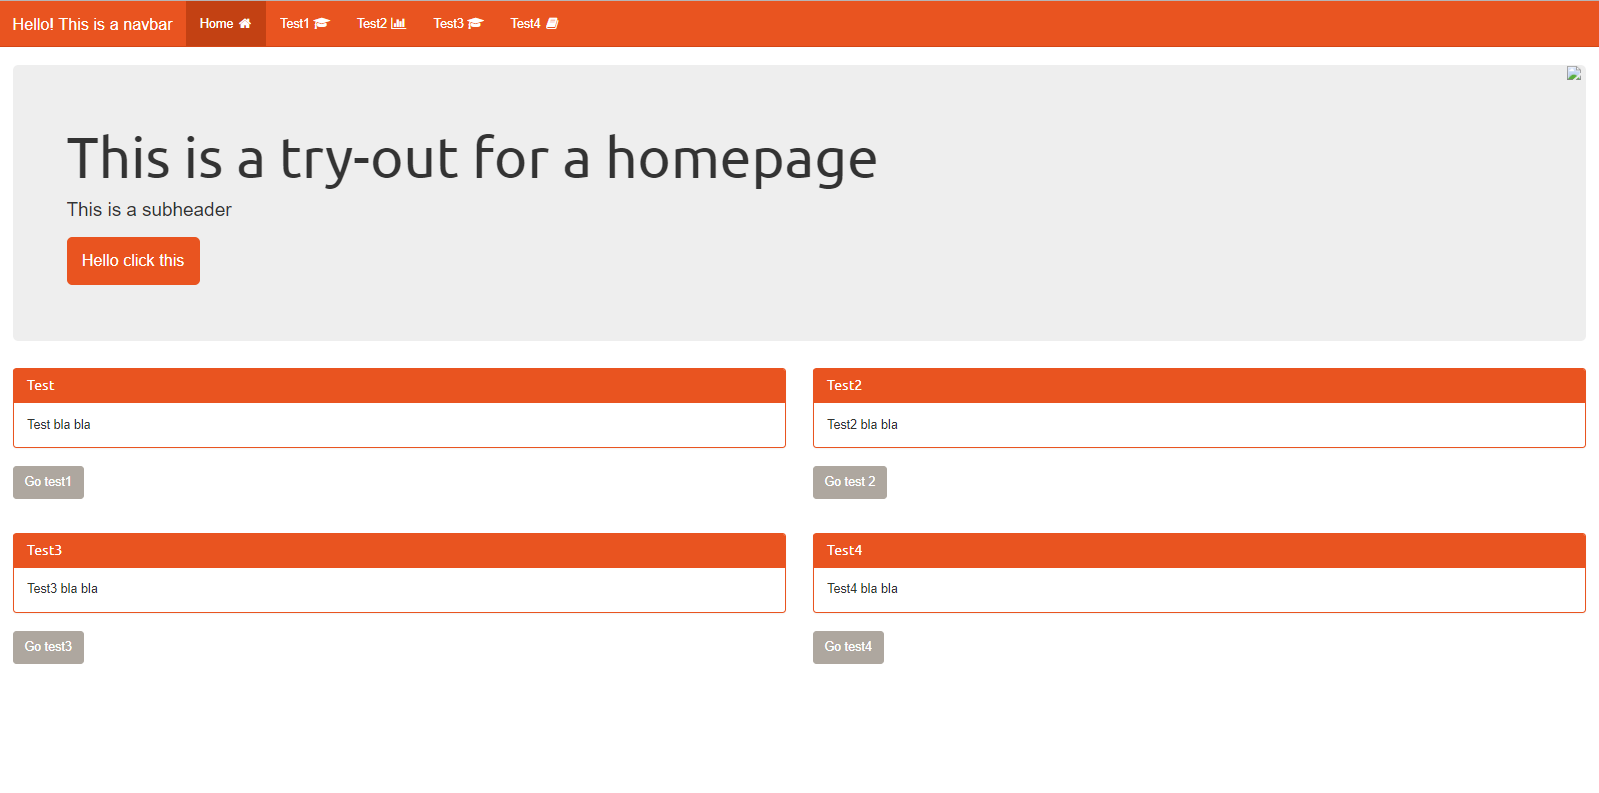

Reproduce this figure in R.
# Load neccesary packages -----------------------------------------------------------

if(!"shiny" %in% installed.packages()) 
{ 
    install.packages("shiny") 
}
library(shiny)

if(!"shinyjs" %in% installed.packages()) 
{ 
    install.packages("shinyjs") 
}
library(shinyjs)

if(!"ggplot2" %in% installed.packages()) 
{ 
    install.packages("ggplot2") 
}
library(ggplot2)

if(!"xlsx" %in% installed.packages()) 
{ 
    install.packages("xlsx") 
}
library(xlsx)

if(!"shinythemes" %in% installed.packages()) 
{ 
    install.packages("shinythemes") 
}
library(shinythemes)

if(!"gridExtra" %in% installed.packages()) 
{ 
    install.packages("gridExtra") 
}
library(gridExtra)

if(!"shinyLP" %in% installed.packages()) 
{ 
    install.packages("shinyLP") 
}
library(shinyLP)

if(!"markdown" %in% installed.packages()) 
{ 
    install.packages("markdown") 
}
library(markdown)

if(!"shinyBS" %in% installed.packages()) 
{ 
    install.packages("shinyBS") 
}
library(shinyBS)

if(!"shinydashboard" %in% installed.packages()) 
{ 
    install.packages("shinydashboard") 
}
library(shinydashboard)

if(!"shinycssloaders" %in% installed.packages()) 
{ 
    install.packages("shinycssloaders") 
}
library(shinycssloaders)

# Define UI ---------------------------------------------------------------

ui <- navbarPage(id = "navbar", title = "Hello! This is a navbar",
                 theme = shinytheme("united"),
                 
                 tabPanel(id = "home", title = "Home", icon = icon("home"),
                          
                          tags$head(tags$style(
                              HTML('
                                   #toTask {
                                   background-color: #808080
                                   }
                                   
                                   #toTheory {
                                   background-color: #808080
                                   }
                                   
                                   #toAnalysis {
                                   background-color: #808080
                                   }
                                   
                                   #toManual {
                                   background-color: #808080
                                   }
                                   '))),
                          
                          jumbotron(header = "This is a try-out for a homepage", content = "This is a subheader", button = TRUE, buttonLabel = "Hello click this"),
                          
                          tags$a(
                              tags$img(style="position: absolute; top: 72px; right: 20px; border: 0; max-height: 100px;",
                                       src="logo.png")
                          ),
                          # Movie if you click on something
                          bsModal("modal", "Test video", "tabBut", size = "large" ,
                                  iframe(width = "560", height = "315", url_link = "https://www.youtube.com/embed/5xXRQoq-MqA")
                          ),
                          
                          fluidRow(
                              column(6, panel_div(class_type = "primary", panel_title = "Test", content = "Test bla bla")),
                              column(6, panel_div(class_type = "primary",panel_title = "Test2", content = "Test2 bla bla"))
                          ),
                          
                          fluidRow(
                              column(6,actionButton(inputId = "Test1",label = "Go test1")),
                              column(6, actionButton(inputId = "Test2",label = "Go test 2"))
                          ),
                          
                          br(),
                          br(),
                          
                          fluidRow(
                              column(6, panel_div(class_type = "primary", panel_title = "Test3", content = "Test3 bla bla")),
                              column(6, panel_div(class_type = "primary",panel_title = "Test4", content = "Test4 bla bla"))
                          ),
                          
                          fluidRow(
                              column(6,actionButton(inputId = "Test3",label = "Go test3")),
                              column(6, actionButton(inputId = "Test4",label = "Go test4"))
                          )
                 ),
                 
                 # Tab 1 UI ################################################################
                 
                 tabPanel(value = "Try1", title = "Test1", icon = icon("graduation-cap")),
                 
                 # Tab 2 UI ################################################################
                 
                 tabPanel(value = "Try2", title = "Test2", icon = icon("bar-chart"),
                          
                          tags$head(tags$style(
                              HTML('
                                   #sidebar {
                                   background-color: #EEEEEE;
                                   }
                                   
                                   #download_analysis {
                                   background-color: #FF5722
                                   }
                                   
                                   #link {
                                   color: #FF5722
                                   }
                                   
                                   #error {
                                   color: #ff0000
                                   }
                                   
                                   #final {
                                   color: #ff0000 
                                   }
                                   
                                   body, label, input, button, select { 
                                   font-family: "Arial";
                                   }')
                          )),
                          
                          headerPanel("Try"),
                          sidebarLayout(
                              sidebarPanel(id = "sidebar",
                                           useShinyjs()
                              ),
                              mainPanel(
                                  titlePanel("Results"),
                                  
                                  br(),
                                  textOutput(outputId = "error"),
                                  
                                  h3(textOutput(outputId = "final")),
                                  
                                  br(),
                                  
                                  withSpinner(plotOutput(outputId = 'RTplot'),color = "#FF5722"),
                                  
                                  downloadButton('download_analysis', 'Download')
                                  
                              )
                          )),
                 
                 # Tab 3 UI ################################################################
                 
                 tabPanel(value = "Try3", title = "Test3", icon = icon("graduation-cap")),
                 
                 # Tab 4 UI ######################################################################
                 tabPanel(value = "Try4", title = "Test4", icon = icon("book"))
                 
)

# Server ------------------------------------------------------------------

server <- function(input, output, session) {
    
    observeEvent(eventExpr = input$Test1,{
        updateTabsetPanel(session, inputId = "navbar",selected = "Try1")
    })
    
    observeEvent(eventExpr = input$Test2,{
        updateTabsetPanel(session, inputId = "navbar",selected = "Try2")
    })
    
    observeEvent(eventExpr = input$Test3,{
        updateTabsetPanel(session, inputId = "navbar",selected = "Try3")
    })
    
    observeEvent(eventExpr = input$Test4,{
        updateTabsetPanel(session, inputId = "navbar",selected = "Try4")
    })
    
}

# Have fun
shinyApp(ui = ui, server = server)
